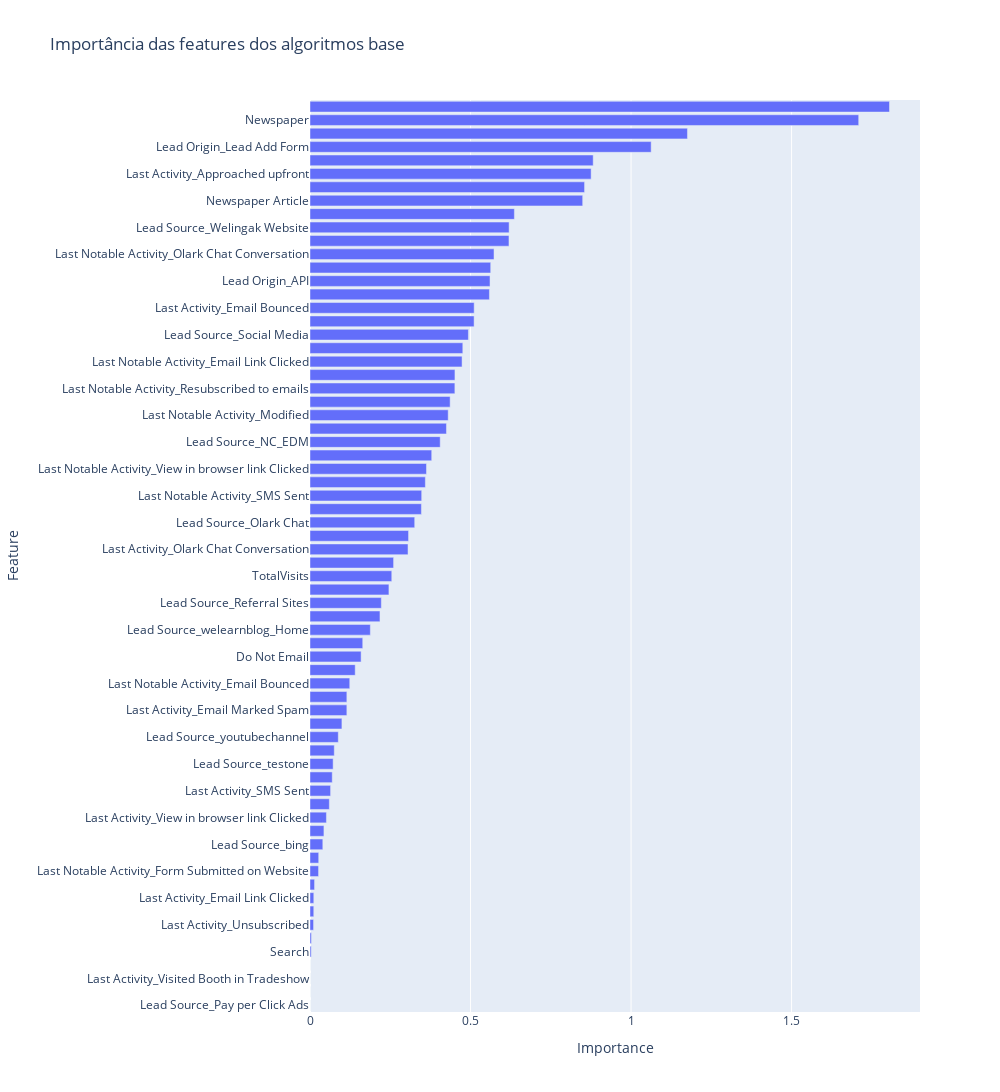

Notebook code for this chart:
### Code cell
# Mostrar o ranking de importância
fig = px.bar(
    df_feature_importances,
    x='Importance',
    y='Feature',
    orientation='h',
    title='Importância das features dos algoritmos base'
)

fig.update_layout(height=1280, width=1000)

fig.show()

### Figure 1 — Plotly figure (JSON) as saved in the notebook; plotly's stock layout.template omitted (floating-point values rounded to 4 significant figures)
{"data": [{"hovertemplate": "Importance=%{x}<br>Feature=%{y}<extra></extra>", "legendgroup": "", "marker": {"color": "#636efa", "pattern": {"shape": ""}}, "name": "", "orientation": "h", "showlegend": false, "textposition": "auto", "type": "bar", "x": [0.0, 0.0, 0.0, 0.0, 0.003799, 0.004356, 0.01105, 0.01173, 0.01182, 0.0142, 0.02664, 0.02714, 0.03994, 0.04337, 0.05118, 0.06023, 0.06413, 0.06927, 0.07206, 0.07559, 0.08811, 0.09942, 0.1148, 0.1148, 0.1238, 0.1408, 0.1592, 0.1643, 0.1879, 0.2179, 0.2222, 0.2458, 0.2547, 0.2603, 0.3053, 0.307, 0.3261, 0.347, 0.3479, 0.3593, 0.3628, 0.3791, 0.4055, 0.425, 0.4304, 0.4365, 0.4513, 0.4515, 0.4736, 0.4759, 0.4934, 0.5111, 0.5113, 0.5589, 0.5607, 0.5628, 0.5732, 0.6197, 0.6202, 0.6366, 0.8493, 0.8552, 0.8756, 0.882, 1.063, 1.176, 1.709, 1.805], "xaxis": "x", "y": ["Lead Source_Pay per Click Ads", "Lead Source_Live Chat", "Last Activity_Visited Booth in Tradeshow", "Last Notable Activity_Approached upfront", "Search", "Digital Advertisement", "Last Activity_Unsubscribed", "A free copy of Mastering The Interview", "Last Activity_Email Link Clicked", "Last Activity_Email Opened", "Last Notable Activity_Form Submitted on Website", "Last Notable Activity_Unsubscribed", "Lead Source_bing", "Lead Source_Google", "Last Activity_View in browser link Clicked", "Page Views Per Visit", "Last Activity_SMS Sent", "Lead Source_Organic Search", "Lead Source_testone", "Lead Origin_Lead Import", "Lead Source_youtubechannel", "Last Notable Activity_Email Received", "Last Activity_Email Marked Spam", "Last Notable Activity_Email Marked Spam", "Last Notable Activity_Email Bounced", "Lead Source_Reference", "Do Not Email", "Lead Source_Click2call", "Lead Source_welearnblog_Home", "Last Notable Activity_Page Visited on Website", "Lead Source_Referral Sites", "Lead Source_Direct Traffic", "TotalVisits", "Last Activity_Form Submitted on Website", "Last Activity_Olark Chat Conversation", "Lead Source_WeLearn", "Lead Source_Olark Chat", "Last Activity_Unreachable", "Last Notable Activity_SMS Sent", "Last Activity_Page Visited on Website", "Last Notable Activity_View in browser link Clicked", "Last Activity_Email Received", "Lead Source_NC_EDM", "Last Notable Activity_Email Opened", "Last Notable Activity_Modified", "Through Recommendations", "Last Notable Activity_Resubscribed to emails", "Last Activity_Resubscribed to emails", "Last Notable Activity_Email Link Clicked", "Lead Source_blog", "Lead Source_Social Media", "Lead Source_Facebook", "Last Activity_Email Bounced", "Last Activity_Had a Phone Conversation", "Lead Origin_API", "Lead Origin_Landing Page Submission", "Last Notable Activity_Olark Chat Conversation", "Last Notable Activity_Had a Phone Conversation", "Lead Source_Welingak Website", "Last Activity_Converted to Lead", "Newspaper Article", "Total Time Spent on Website", "Last Activity_Approached upfront", "Last Notable Activity_Unreachable", "Lead Origin_Lead Add Form", "Do Not Call", "Newspaper", "X Education Forums"], "yaxis": "y"}], "layout": {"barmode": "relative", "height": 1280, "legend": {"tracegroupgap": 0}, "title": {"text": "Importância das features dos algoritmos base"}, "width": 1000, "xaxis": {"anchor": "y", "domain": [0, 1], "title": {"text": "Importance"}}, "yaxis": {"anchor": "x", "domain": [0, 1], "title": {"text": "Feature"}}}}
